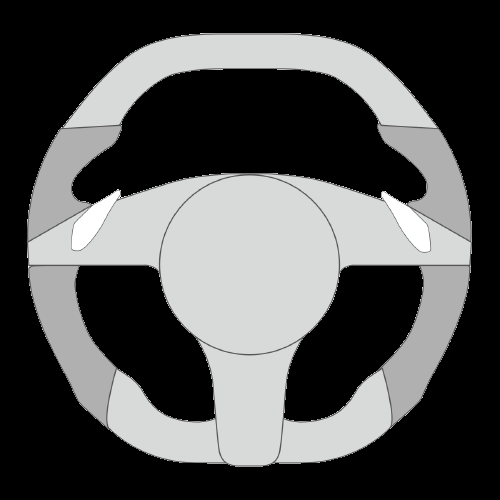
#> input picture images/wheel.png, 500 x 500 px
$ python -i utils.py   (imports and definitions only)
#> lines starting #> are read from the running program, lines starting #| are printed output that depends on the picture; after the words box and inside, x2 and y2 are one past the last pixel; in counts of white or black regions, pixels touching at a corner belong together

import cv2
import numpy as np
import json
from banana_class import banana
import pyvjoy

# Function to map a value from one range to another
def map_value(value, in_min, in_max, out_min, out_max):
	return int((value - in_min) * (out_max - out_min) / (in_max - in_min) + out_min)

# Function to reset the virtual joystick to its original position
def reset_joystick():
	j = pyvjoy.VJoyDevice(1)  # Create a virtual joystick device with ID 1
	j.reset()  # Reset all buttons, axes, and POVs to default values

# [18 lines left out: function createMask, not called in this run]

def flipImg(img):
	return cv2.flip(img, 1)

# [93 lines left out: functions loadJSON, addTextToImg, drawRedRectangle, drawRotationLine, detect_objects, not called in this run]

def addWheelImage(background, wheel_image, rotation=0):
	# Ensure that both images have an alpha channel
	if background.shape[2] == 3:
		background = np.dstack((background, np.ones((background.shape[0], background.shape[1], 1), dtype=np.uint8) * 255))
	if wheel_image.shape[2] == 3:
		wheel_image = np.dstack((wheel_image, np.ones((wheel_image.shape[0], wheel_image.shape[1], 1), dtype=np.uint8) * 255))

	# convert rotation to degrees
	rotation *= 90

	wheel_image_width = min(250, background.shape[1] // 2)

	# Resize the wheel_image
	wheel_image = cv2.resize(wheel_image, (wheel_image_width, wheel_image_width))

	# Rotate the wheel_image according to the given angle
	center = (int(wheel_image.shape[1] / 2), int(wheel_image.shape[0] / 2))  # Rotation center at the bottom-left corner

	rotation_matrix = cv2.getRotationMatrix2D(center, rotation, 1.0)
	rotated_wheel_image = cv2.warpAffine(wheel_image, rotation_matrix, (wheel_image.shape[1], wheel_image.shape[0]))

	# Add the text width the rotation angle
	font_scale = 0.7
	font_thickness = 1
	text_color = (255, 255, 255)
	text = f"Degrees: {rotation:0.2f}"
	text_size, _ = cv2.getTextSize(text, cv2.FONT_HERSHEY_SIMPLEX, font_scale, font_thickness)

	# Overlay the rotated image leaving a margin at the bottom and left sides
	margin_bottom = ((background.shape[0] - (wheel_image_width + text_size[1])) // 2)
	margin_left = max(0, (background.shape[1] // 2 - wheel_image_width) // 2)

	background_alpha = 1.0 - rotated_wheel_image[:, :, 3] / 255.0
	overlay_alpha = rotated_wheel_image[:, :, 3] / 255.0
	for c in range(3):
		background[background.shape[0] - rotated_wheel_image.shape[0] - margin_bottom:background.shape[0] - margin_bottom,
                   margin_left:margin_left + rotated_wheel_image.shape[1], c] = \
            overlay_alpha * rotated_wheel_image[:, :, c] + background_alpha * background[
                background.shape[0] - rotated_wheel_image.shape[0] - margin_bottom:background.shape[0] - margin_bottom,
                margin_left:margin_left + rotated_wheel_image.shape[1], c]

	text_x = max(0, (background.shape[1] // 2 - text_size[0]) // 2)
	text_y = margin_bottom + text_size[1]
	cv2.putText(background, text, (text_x, text_y), cv2.FONT_HERSHEY_SIMPLEX, font_scale, text_color, font_thickness)

	# Discard the alpha channel since we dont need to use it any more
	background = cv2.cvtColor(background, cv2.COLOR_RGBA2BGR)
	return background

def drawProgressBar(image, s1=0, s2=0):
	# Verify that s1 and s2 are between 0 and 100
	s1 = max(0, min(100, s1))
	s2 = max(0, min(100, s2))

	# Rectangle position and size
	rect_width = 200
	rect_height = 20
	center_y = image.shape[0]//2
	center_x = image.shape[1]//2
	gap = 50
	border_width = 2
	rect1_x, rect1_y = center_x + (center_x - rect_width)//2, center_y - (gap//2 + rect_height + 2*border_width)
	rect2_x, rect2_y = rect1_x, center_y + gap//2 + 2*border_width

	rect1_width_filled = int(rect_width * s1 / 100)
	rect2_width_filled = int(rect_width * s2 / 100)

	# Fill the rectangles
	cv2.rectangle(image, (rect1_x, rect1_y), (rect1_x + rect1_width_filled, rect1_y + rect_height), (0, 200, 0), -1)
	cv2.rectangle(image, (rect2_x, rect2_y), (rect2_x + rect2_width_filled, rect2_y + rect_height), (200, 0, 0), -1)

	# Create the empty rectangles
	cv2.rectangle(image, (rect1_x, rect1_y), (rect1_x + rect_width, rect1_y + rect_height), (255, 255, 255), border_width)
	cv2.rectangle(image, (rect2_x, rect2_y), (rect2_x + rect_width, rect2_y + rect_height), (255, 255, 255), border_width)

	# Font definition
	font_scale = 0.7
	font_thickness = 1
	text_color = (255, 255, 255)

	# Add the label of each bar
	cv2.putText(image, "Throttle", (rect1_x, rect1_y - 10), cv2.FONT_HERSHEY_SIMPLEX, font_scale, text_color, font_thickness)
	cv2.putText(image, "Brake", (rect2_x, rect2_y - 10), cv2.FONT_HERSHEY_SIMPLEX, font_scale, text_color, font_thickness)

	return image

def addDashboard(original_img, wheel_path="images/wheel.png", box_height=300, rotation=0, s1=0, s2=0):
	# Load wheel image
	wheel_image = cv2.imread(wheel_path, cv2.IMREAD_UNCHANGED)
	height, width, _ = original_img.shape

	blackbox = np.full((box_height, width, 3), (50, 50, 50), dtype=np.uint8)
	blackbox_with_wheel = addWheelImage(blackbox, wheel_image, rotation)
	dashboard = drawProgressBar(blackbox_with_wheel, s1, s2)
	result = np.concatenate((original_img, dashboard), axis=0)

	return result

# [15 lines left out: function overlay_images, not called in this run]

>>> import cv2
>>> picture = cv2.cvtColor(cv2.imread('images/wheel.png'), cv2.COLOR_BGR2RGB)
>>> result = addDashboard(picture)
#> in addWheelImage, `wheel_image = cv2.resize(wheel_image, (wheel_image_width, wheel_image_..`:
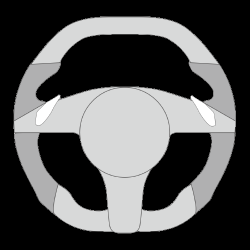
#> wheel_image: shape (250, 250, 4); mean of channels 0, 1, 2, 3 83.1, 83, 82.7, 102.2; drawn as B, G, R
#> in addWheelImage, `background_alpha = 1.0 - rotated_wheel_image[:, :, 3] / 255.0`:
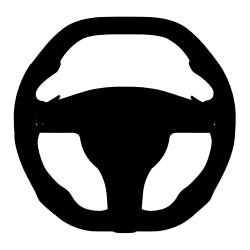
#> background_alpha: shape (250, 250) float64; min 0, max 1, mean 0.599
#> in addWheelImage, `overlay_alpha = rotated_wheel_image[:, :, 3] / 255.0`:
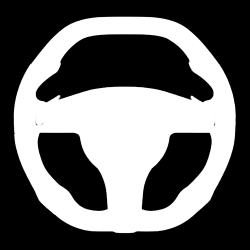
#> overlay_alpha: shape (250, 250) float64; min 0, max 1, mean 0.401
#> after the loop in addWheelImage, `for c in range(3):`:
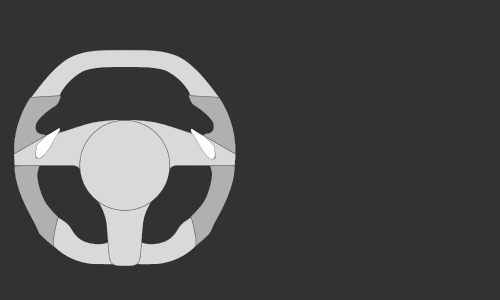
#> background: shape (300, 500, 4); mean of channels 0, 1, 2, 3 75.7, 75.7, 75.6, 255; drawn as B, G, R
#> in addWheelImage, `cv2.putText(background, text, (text_x, text_y), cv2.FONT_HERSHEY_SIMPL..`:
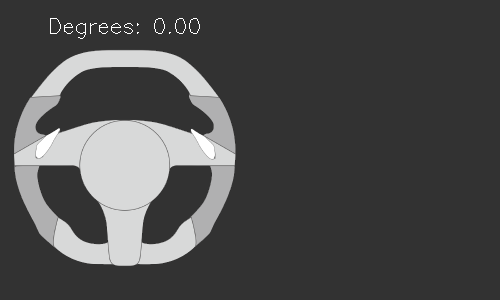
#> background: shape (300, 500, 4); 0.23% of pixels changed, all inside (x1, y1, x2, y2) = (50, 18, 200, 39); drawn as B, G, R
#> in addDashboard, `blackbox_with_wheel = addWheelImage(blackbox, wheel_image, rotation)`: blackbox: shape (300, 500, 3); every value is 50
#> in drawProgressBar, `cv2.rectangle(image, (rect2_x, rect2_y), (rect2_x + rect2_width_filled..`: image: shape (300, 500, 3); mean R, G, B 76.1, 76.2, 76.2
#> in drawProgressBar, `cv2.putText(image, "Brake", (rect2_x, rect2_y - 10), cv2.FONT_HERSHEY_..`:
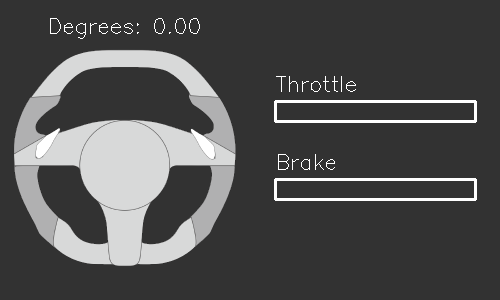
#> image: shape (300, 500, 3); mean R, G, B 80.1, 80.2, 80.3
#> in addDashboard, `result = np.concatenate((original_img, dashboard), axis=0)`:
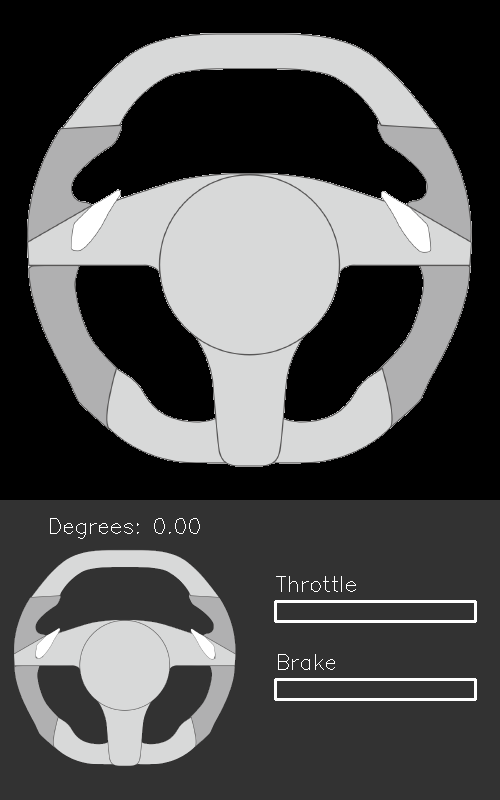
#> result: shape (800, 500, 3); mean R, G, B 81.7, 81.9, 82
